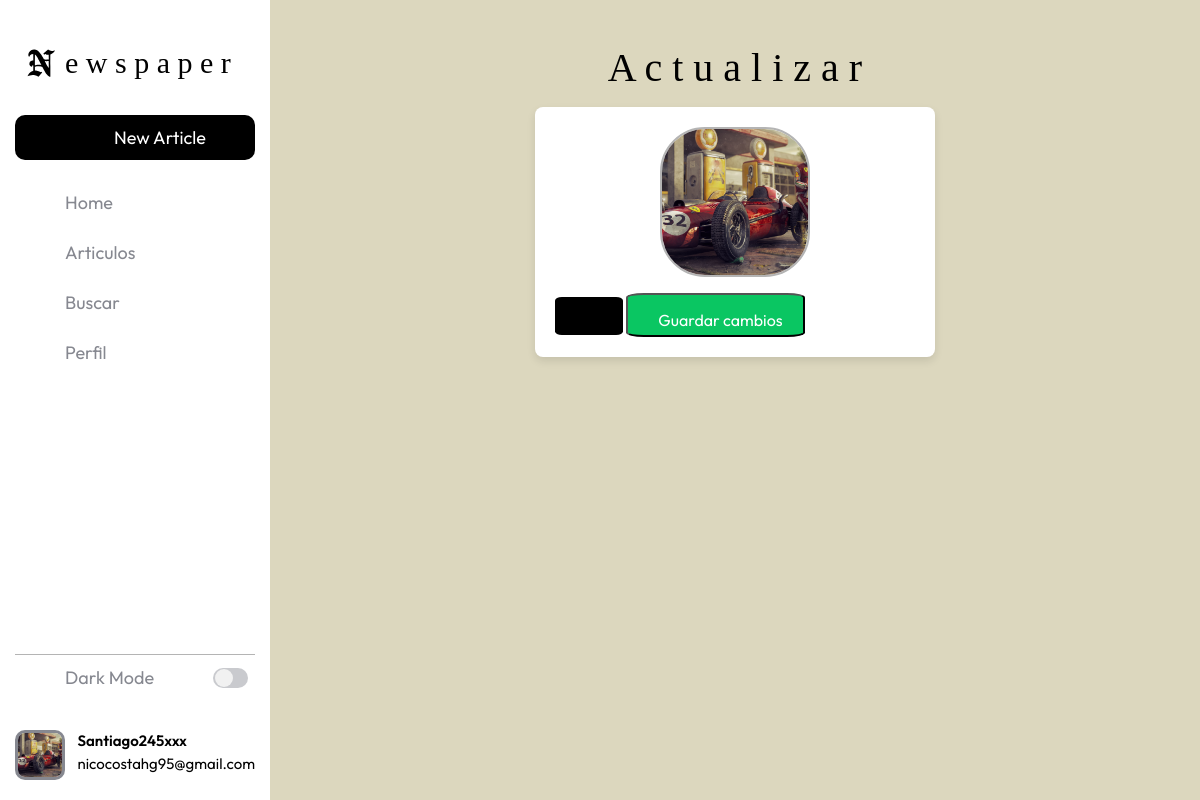
The page /accounts/profile/update_picture/ (signed in) on the database its author committed.
### accounts/models.py (models this page shows, shortened)
class CustomUser(AbstractUser):
    age = models.PositiveIntegerField(null=True, blank=True)

class Profile(models.Model):
    user = models.OneToOneField(settings.AUTH_USER_MODEL, on_delete=models.CASCADE)
    profile_picture = models.ImageField(upload_to='profile_pics/', default='default.jpg')
    followers = models.ManyToManyField(settings.AUTH_USER_MODEL, related_name="followers", blank=True)

### accounts/views.py (the view, shortened to what this page needs)
# urls.py: path('profile/update_picture/', ProfilePictureUpdateView.as_view(), name='update_profile_picture'),
class ProfilePictureUpdateView(LoginRequiredMixin, UpdateView):
    model = Profile
    form_class = ProfileForm
    template_name = 'update_profile_picture.html'
    def get_object(self, queryset=None):
        return self.request.user.profile

### templates/update_profile_picture.html (shortened to what this page needs)
{% extends 'base.html' %}
{% block content %}
<div class="container">
    <div class="actualizar-container mt-4">
        <h2 class="text-center">A c t u a l i z a r</h2>
        <div class="profile-form-container">
            <img src="{{ profile.profile_picture.url }}" alt="Foto de perfil" class="mb-3">
            <form method="post" enctype="multipart/form-data">
                <label for="id_profile_picture" class="boton-cargar-imagen">
                    <ion-icon name="cloud-upload-outline"></ion-icon>
                </label>
                <button type="submit" class="boton-guardar-img">
                    <div class="letra-boton-verdadero">
                     Guardar cambios
                    </div>
                </button>
            </form>
        </div>
    </div>
</div>
{% endblock %}

### templates/base.html (shortened to what this page needs)
<!DOCTYPE html>
{% load static %}
<html lang="en">
    <head>
        <link rel="stylesheet" href="{% static 'css/base.css' %}">
        <link rel="stylesheet" href="{% static 'css/article_list.css' %}">
        <link rel="stylesheet" href="{% static 'css/update_profile_picture.css' %}">
        <link rel="stylesheet" href="{% static 'css/article_edit.css' %}">
        <link rel="stylesheet" href="{% static 'css/profile.css' %}">
        <link rel="stylesheet" href="{% static 'css/home.css' %}">
        <link rel="stylesheet" href="{% static 'css/detail.css' %}">
        <link rel="stylesheet" href="{% static 'css/comment_edit.css' %}">
        <link rel="stylesheet" href="{% static 'css/article_new.css' %}">
        <link rel="stylesheet" href="{% static 'css/password_change.css' %}">
        <link rel="stylesheet" href="{% static 'css/password_change_successful.css' %}">
        <link rel="stylesheet" href="{% static 'css/login.css' %}">
        <link rel="stylesheet" href="{% static 'css/signup.css' %}">
        <link rel="stylesheet" href="{% static 'css/delete_article.css' %}">
        {% load bootstrap5 %}
        {% bootstrap_css %}
    </head>
    <body>
        <div class="barra-lateral">
            <div>
                <div class="nombre-pagina">
                    <span>e w s p a p e r</span>
                </div>
                    <a class="boton" href="{% url 'article_new' %}">
                        <span>New Article</span>
                    </a>
            </div>
            <nav class="navegacion">
                <ul>
                    <li>
                        <a href="{% url 'home' %}">
                            <span>Home</span>
                        </a>
                    </li>
                    {% if user.is_authenticated %}
                    <li>
                        <a href="{% url 'article_list' %}">
                            <span>Articulos</span>
                        </a>
                    </li>
                    <li>
                        <a href="#" id="search-link">
                            <span>Buscar</span>
                        </a>
                    </li>
                    <li>
                        <a href="{% url 'profile' username=user.username %}">
                            <span>Perfil</span>
                        </a>
                    </li>
                    {% endif %}
                </ul>
            </nav>
            <div>
                <div class="linea"></div>
                <div class="modo-oscuro">
                    <div class="info">
                        <span>Dark Mode</span>
                    </div>
                    <div class="switch">
                        <div class="base">
                            <div class="circulo">
                            </div>
                        </div>
                    </div>
                </div>
                {% if user.is_authenticated %}
                    <a href="{% url 'profile' username=user.username %}" class="usuario">
                        {% if user.profile.profile_picture %}
                            <img src="{{ user.profile.profile_picture.url }}" alt="Foto de perfil" width="100">
                        {% else %}
                            <img src="/media/profile_pics/default.jpg" alt="Foto de perfil predeterminada" width="100">
                        {% endif %}
                        <div class="info-usuario">
                            <div class="nombre-email">
                                <span class="nombre">{{ user.username }}</span>
                                <span class="email">{{ user.email }}</span>
                            </div>
                        </div>
                    <a>
                {% endif %}
            </div>
        </div>
        <main>
            <section class="contenido">
                {% block content %}
                {% endblock content %}
            </section>
        </main>
    </body>
</html>

### static/css/base.css (style rules this page uses)
:root { --color-de-fondo: rgb(220, 215, 190, 1); --color-de-contenido: rgb(220, 215, 190, 1); --color-barra-lateral: rgb(255,255,255); --color-texto: rgb(0,0,0); --color-texto-menu: rgb(134,136,144); --color-menu-hover:rgb(238,238,238); --color-menu-hover-texto:rgb(0,0,0); --color-boton: rgb(0,0,0); --color-boton-texto:rgb(255,255,255); --color-linea: rgb(180, 180, 180); --color-switch-base: rgb(201,202,206); --color-switch-circulo: rgb(241,241,241); --color-scroll: rgb(192,192,192); --color-scroll-hover: rgb(134,134,134); --color-serch-input: rgb(255,255,255 ) ; --color-serch-lupa: rgb(0,0,0); --color-serch-x: rgba(2, 2, 2, 0); --color-serch-x-hover: rgba(201, 201, 204, 0.525); --color-serch-icon-x-hover: rgba(255,255,255); --color-card-header: rgba(249, 246, 246, 0.929); --color-card-comentarios: rgba(255, 255, 255, 0.93); --color-boton-verdadero: rgb(10, 198, 98); }
* { margin: 0; padding: 0; box-sizing: border-box; font-family: "Outfit", serif; }
body { height: 100%; width:100%; }
.barra-lateral { position: fixed; display: flex; flex-direction: column; justify-content: flex-start; z-index: 50; height: 100%; overflow: hidden; width: 270px; padding: 20px 15px; background-color: var(--color-barra-lateral); transition: width 0.5s ease, background-color 0.5s ease, left 0.5s ease; }
.barra-lateral span { font-size: 18px; opacity: 1; text-wrap: nowrap; transition: opacity 0.5s ease,width 0.5s ease; }
.barra-lateral .nombre-pagina span { font-family: "English Towne", serif; font-size: 30px; text-wrap: nowrap; margin-left: 0px; }
.barra-lateral .nombre-pagina { width: 100%; height:45px; color: var(--color-texto); margin-top: 20px; margin-bottom: 30px; display:flex; align-items: center; }
#cloud { min-width: 50px; width: 50px; height: 40px; cursor: pointer; color: var(--color-texto); }
.barra-lateral .boton { width: 100%; height: 45px; margin-bottom: 20px; display: flex; align-items: center; justify-content: center; border: none; border-radius: 10px; text-decoration: none; background-color: var(--color-boton); color: var(--color-boton-texto); cursor: pointer; }
.barra-lateral .navegacion { height: 100%; overflow-y: auto; overflow-x: hidden; }
.barra-lateral .navegacion ul { margin: 0; padding: 0; }
.barra-lateral .navegacion li { list-style: none; display: flex; margin-bottom: 5px; }
.barra-lateral .navegacion a { width: 100%; height: 45px; display: flex; align-items: center; text-decoration: none; border-radius: 10px; color: var(--color-texto-menu); }
.barra-lateral .linea { width: 100%; height: 1px; background-color: var(--color-linea); }
.barra-lateral .modo-oscuro { width: 100%; border-radius: 10px; display: flex; justify-content: space-between; margin-bottom: 30px; }
.barra-lateral .modo-oscuro .info { width: 150px; height: 45px; overflow: hidden; display: flex; align-items: center; color: var(--color-texto-menu); }
.barra-lateral .switch { display: flex; align-items: center; justify-content: center; min-width: 50px; height: 45px; cursor: pointer; }
.barra-lateral .modo-oscuro .base { position: relative; display: flex; align-items: center; width: 35px; height: 20px; background-color: var(--color-switch-base); border-radius: 50px; }
.barra-lateral .modo-oscuro .circulo { position: absolute; width: 18px; height: 90%; background-color: var(--color-switch-circulo); border-radius: 50%; left: 2px; transition: left 0.5s ease; }
.barra-lateral .usuario { width: 100%; display: flex; text-decoration: none; }
.barra-lateral .usuario img { border: 3px solid var(--color-texto-menu); width: 50px; height: 50px; min-width: 50px; border-radius: 10px; object-fit: cover; margin-right: 10px; }
.barra-lateral .usuario .info-usuario { width: 100%; display: flex; align-items: center; justify-content: space-between; color: var(--color-texto); overflow: hidden; flex-direction: column; }
.barra-lateral .usuario .nombre-email { width: 100%; display: flex; flex-direction: column; margin-left: 5px; }
.barra-lateral .usuario .nombre { font-size: 15px; font-weight: 600; }
.barra-lateral .usuario .email { font-size: 15px; }
main { margin-left: 270px; padding: 20px; transition: margin-left 0.5s ease; position: relative; background-color: var(--color-de-fondo); min-height: 100vh; box-sizing: border-box; }
.contenido { transition: margin-top 0.3s ease-in-out; background-color: var(--color-de-contenido); justify-content: flex-start; display: flex; flex-direction: column; }

### rows shown on the page
CustomUser: profile.profile_picture (picture), username "Santiago245xxx", email "nicocostahg95@gmail.com"
Profile: profile_picture (picture)
